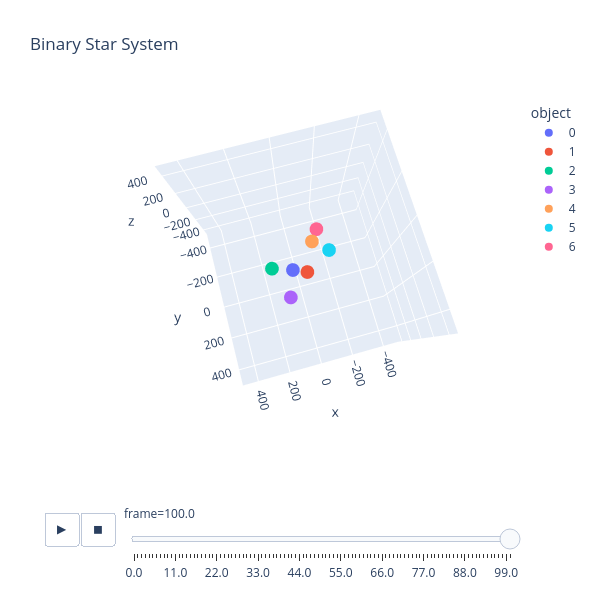

Notebook code for this chart:
### Code cell
N = 7 # Number of objects
G = 1 # Gravitational Constant (set to 1 for simplicity, can be changed to real value if desired)

orbital_plane = np.array([0,0,1])

sm0 = 2500 # Mass of star 1
rsx0 = 25 ; rsy0 = 25 ; rsz0 = 20 #Initial position of star 1
sm1 = 2500 # Mass of star 2
rsx1 = -25 ; rsy1 = -25 ; rsz1 = -10 #Initial position of star 2

m0 = 1 # Mass of planet 1
rx0 = -150 ; ry0 = 50 ; rz0 = -30 #Intitial position of planet 1
m1 = 1 # Mass of planet 2
rx1 = 90 ; ry1 = -120 ; rz1 = 15 #Intitial position of planet 2
m2 = 1 # Mass of planet 3
rx2 = 110 ; ry2 = 90 ; rz2 = -10 #Intitial position of planet 3
m3 = 1 # Mass of planet 4
rx3 = -60 ; ry3 = -170 ; rz3 = 40 #Intitial position of planet 4
m4 = 1 # Mass of planet 5
rx4 = -210 ; ry4 = 130 ; rz4 = 25 #Intitial position of planet 5

R = (rx4**2 + ry4**2 + rz4**2)**(1/2) # Maximum radius for plot

dt = 0.01 # Timestep
Time = 250 # Duration of the simulation
frame_skip = 250 # Number of timesteps between frames
soft_len = 0.1 # Softening Length to prevent singularities in force calculations when objects get very close to each other

frames = [] # Setting the empty frame list
frame_num = 0 # Intializing frame number
t = 0 # Intializing time

# Initializing array with initial conditions
objects = np.zeros([N,10])

objects[0,0] = sm0
objects[0,1:4] = np.array((rsx0, rsy0, rsz0))

objects[1,0] = sm1
objects[1,1:4] = np.array((rsx1, rsy1, rsz1))

objects[2,0] = m0
objects[2,1:4] = np.array((rx0, ry0, rz0))

objects[3,0] = m1
objects[3,1:4] = np.array((rx1, ry1, rz1))

objects[4,0] = m2
objects[4,1:4] = np.array((rx2, ry2, rz2))

objects[5,0] = m3
objects[5,1:4] = np.array((rx3, ry3, rz3))

objects[6,0] = m4
objects[6,1:4] = np.array((rx4, ry4, rz4))

# Finding the center of mass
for n in range(N):
    r_cm = np.array([np.sum(objects[n,1])*objects[n,0], np.sum(objects[n,2])*objects[n,0], np.sum(objects[n,3])*objects[n,0]])/(np.sum(objects[:,0]))

# Calculating the initial momenta according to the equations derived
objects[2:N,4:7] = initial_planet_p(objects, N, r_cm, orbital_plane)

objects[0:2,4:7] = intital_star_p(objects, sm0, sm1, orbital_plane)

vel = np.zeros([N,int(Time/dt)])

while t<Time:
    
    frames, objects[:,4:7] = force_calculation(objects, N, G, soft_len, dt, frame_num)
    
    if frame_num < Time/dt:
        for i in range(N):
            vel[i,int(frame_num)] = (
            (objects[i,4]/objects[i,0])**2 + (objects[i,5]/objects[i,0])**2 + (objects[i,6]/objects[i,0])**2
            )**(1/2)
    
    t += dt
    frame_num += 1

# Converting saved position data into a format that px.scatter_3d can use
df = pd.DataFrame(frames, columns=['x','y','z','object','frame'])

fig = anim_plot(df, R,'Binary Star System')
fig.show()

### Figure 1 — Plotly figure (JSON) as saved in the notebook; plotly's stock layout.template omitted (floating-point values rounded to 4 significant figures)
{"data": [{"hovertemplate": "object=0<br>frame=100.0<br>x=%{x}<br>y=%{y}<br>z=%{z}<extra></extra>", "legendgroup": "0", "marker": {"color": "#636efa", "symbol": "circle"}, "mode": "markers", "name": "0", "scene": "scene", "showlegend": true, "type": "scatter3d", "x": [35.16], "y": [-13.65], "z": [11.37]}, {"hovertemplate": "object=1<br>frame=100.0<br>x=%{x}<br>y=%{y}<br>z=%{z}<extra></extra>", "legendgroup": "1", "marker": {"color": "#EF553B", "symbol": "circle"}, "mode": "markers", "name": "1", "scene": "scene", "showlegend": true, "type": "scatter3d", "x": [-35.33], "y": [14.04], "z": [-1.403]}, {"hovertemplate": "object=2<br>frame=100.0<br>x=%{x}<br>y=%{y}<br>z=%{z}<extra></extra>", "legendgroup": "2", "marker": {"color": "#00cc96", "symbol": "circle"}, "mode": "markers", "name": "2", "scene": "scene", "showlegend": true, "type": "scatter3d", "x": [137.5], "y": [-38.99], "z": [57.84]}, {"hovertemplate": "object=3<br>frame=100.0<br>x=%{x}<br>y=%{y}<br>z=%{z}<extra></extra>", "legendgroup": "3", "marker": {"color": "#ab63fa", "symbol": "circle"}, "mode": "markers", "name": "3", "scene": "scene", "showlegend": true, "type": "scatter3d", "x": [82.7], "y": [121.7], "z": [11.08]}, {"hovertemplate": "object=4<br>frame=100.0<br>x=%{x}<br>y=%{y}<br>z=%{z}<extra></extra>", "legendgroup": "4", "marker": {"color": "#FFA15A", "symbol": "circle"}, "mode": "markers", "name": "4", "scene": "scene", "showlegend": true, "type": "scatter3d", "x": [-100.4], "y": [-132.7], "z": [21.32]}, {"hovertemplate": "object=5<br>frame=100.0<br>x=%{x}<br>y=%{y}<br>z=%{z}<extra></extra>", "legendgroup": "5", "marker": {"color": "#19d3f3", "symbol": "circle"}, "mode": "markers", "name": "5", "scene": "scene", "showlegend": true, "type": "scatter3d", "x": [-174.6], "y": [-65.79], "z": [15.46]}, {"hovertemplate": "object=6<br>frame=100.0<br>x=%{x}<br>y=%{y}<br>z=%{z}<extra></extra>", "legendgroup": "6", "marker": {"color": "#FF6692", "symbol": "circle"}, "mode": "markers", "name": "6", "scene": "scene", "showlegend": true, "type": "scatter3d", "x": [-142.9], "y": [-194.8], "z": [8.01]}], "layout": {"height": 600, "legend": {"title": {"text": "object"}, "tracegroupgap": 0}, "scene": {"aspectmode": "cube", "aspectratio": {"x": 1, "y": 1, "z": 1}, "camera": {"center": {"x": 0, "y": 0, "z": 0}, "eye": {"x": 0.1148, "y": 0.4183, "z": 2.121}, "projection": {"type": "perspective"}, "up": {"x": 0, "y": 0, "z": 1}}, "domain": {"x": [0, 1], "y": [0, 1]}, "xaxis": {"range": [-496.5, 496.5], "title": {"text": "x"}, "type": "linear"}, "yaxis": {"range": [-496.5, 496.5], "title": {"text": "y"}, "type": "linear"}, "zaxis": {"range": [-496.5, 496.5], "title": {"text": "z"}, "type": "linear"}}, "sliders": [{"active": 100, "currentvalue": {"prefix": "frame="}, "len": 0.9, "pad": {"b": 10, "t": 60}, "steps": [{"args": [["0.0"], {"frame": {"duration": 0, "redraw": true}, "fromcurrent": true, "mode": "immediate", "transition": {"duration": 0, "easing": "linear"}}], "label": "0.0", "method": "animate"}, {"args": [["1.0"], {"frame": {"duration": 0, "redraw": true}, "fromcurrent": true, "mode": "immediate", "transition": {"duration": 0, "easing": "linear"}}], "label": "1.0", "method": "animate"}, {"args": [["2.0"], {"frame": {"duration": 0, "redraw": true}, "fromcurrent": true, "mode": "immediate", "transition": {"duration": 0, "easing": "linear"}}], "label": "2.0", "method": "animate"}, {"args": [["3.0"], {"frame": {"duration": 0, "redraw": true}, "fromcurrent": true, "mode": "immediate", "transition": {"duration": 0, "easing": "linear"}}], "label": "3.0", "method": "animate"}, {"args": [["4.0"], {"frame": {"duration": 0, "redraw": true}, "fromcurrent": true, "mode": "immediate", "transition": {"duration": 0, "easing": "linear"}}], "label": "4.0", "method": "animate"}, {"args": [["5.0"], {"frame": {"duration": 0, "redraw": true}, "fromcurrent": true, "mode": "immediate", "transition": {"duration": 0, "easing": "linear"}}], "label": "5.0", "method": "animate"}, {"args": [["6.0"], {"frame": {"duration": 0, "redraw": true}, "fromcurrent": true, "mode": "immediate", "transition": {"duration": 0, "easing": "linear"}}], "label": "6.0", "method": "animate"}, {"args": [["7.0"], {"frame": {"duration": 0, "redraw": true}, "fromcurrent": true, "mode": "immediate", "transition": {"duration": 0, "easing": "linear"}}], "label": "7.0", "method": "animate"}, {"args": [["8.0"], {"frame": {"duration": 0, "redraw": true}, "fromcurrent": true, "mode": "immediate", "transition": {"duration": 0, "easing": "linear"}}], "label": "8.0", "method": "animate"}, {"args": [["9.0"], {"frame": {"duration": 0, "redraw": true}, "fromcurrent": true, "mode": "immediate", "transition": {"duration": 0, "easing": "linear"}}], "label": "9.0", "method": "animate"}, {"args": [["10.0"], {"frame": {"duration": 0, "redraw": true}, "fromcurrent": true, "mode": "immediate", "transition": {"duration": 0, "easing": "linear"}}], "label": "10.0", "method": "animate"}, {"args": [["11.0"], {"frame": {"duration": 0, "redraw": true}, "fromcurrent": true, "mode": "immediate", "transition": {"duration": 0, "easing": "linear"}}], "label": "11.0", "method": "animate"}, {"args": [["12.0"], {"frame": {"duration": 0, "redraw": true}, "fromcurrent": true, "mode": "immediate", "transition": {"duration": 0, "easing": "linear"}}], "label": "12.0", "method": "animate"}, {"args": [["13.0"], {"frame": {"duration": 0, "redraw": true}, "fromcurrent": true, "mode": "immediate", "transition": {"duration": 0, "easing": "linear"}}], "label": "13.0", "method": "animate"}, {"args": [["14.0"], {"frame": {"duration": 0, "redraw": true}, "fromcurrent": true, "mode": "immediate", "transition": {"duration": 0, "easing": "linear"}}], "label": "14.0", "method": "animate"}, {"args": [["15.0"], {"frame": {"duration": 0, "redraw": true}, "fromcurrent": true, "mode": "immediate", "transition": {"duration": 0, "easing": "linear"}}], "label": "15.0", "method": "animate"}, {"args": [["16.0"], {"frame": {"duration": 0, "redraw": true}, "fromcurrent": true, "mode": "immediate", "transition": {"duration": 0, "easing": "linear"}}], "label": "16.0", "method": "animate"}, {"args": [["17.0"], {"frame": {"duration": 0, "redraw": true}, "fromcurrent": true, "mode": "immediate", "transition": {"duration": 0, "easing": "linear"}}], "label": "17.0", "method": "animate"}, {"args": [["18.0"], {"frame": {"duration": 0, "redraw": true}, "fromcurrent": true, "mode": "immediate", "transition": {"duration": 0, "easing": "linear"}}], "label": "18.0", "method": "animate"}, {"args": [["19.0"], {"frame": {"duration": 0, "redraw": true}, "fromcurrent": true, "mode": "immediate", "transition": {"duration": 0, "easing": "linear"}}], "label": "19.0", "method": "animate"}, {"args": [["20.0"], {"frame": {"duration": 0, "redraw": true}, "fromcurrent": true, "mode": "immediate", "transition": {"duration": 0, "easing": "linear"}}], "label": "20.0", "method": "animate"}, {"args": [["21.0"], {"frame": {"duration": 0, "redraw": true}, "fromcurrent": true, "mode": "immediate", "transition": {"duration": 0, "easing": "linear"}}], "label": "21.0", "method": "animate"}, {"args": [["22.0"], {"frame": {"duration": 0, "redraw": true}, "fromcurrent": true, "mode": "immediate", "transition": {"duration": 0, "easing": "linear"}}], "label": "22.0", "method": "animate"}, {"args": [["23.0"], {"frame": {"duration": 0, "redraw": true}, "fromcurrent": true, "mode": "immediate", "transition": {"duration": 0, "easing": "linear"}}], "label": "23.0", "method": "animate"}, {"args": [["24.0"], {"frame": {"duration": 0, "redraw": true}, "fromcurrent": true, "mode": "immediate", "transition": {"duration": 0, "easing": "linear"}}], "label": "24.0", "method": "animate"}, {"args": [["25.0"], {"frame": {"duration": 0, "redraw": true}, "fromcurrent": true, "mode": "immediate", "transition": {"duration": 0, "easing": "linear"}}], "label": "25.0", "method": "animate"}, {"args": [["26.0"], {"frame": {"duration": 0, "redraw": true}, "fromcurrent": true, "mode": "immediate", "transition": {"duration": 0, "easing": "linear"}}], "label": "26.0", "method": "animate"}, {"args": [["27.0"], {"frame": {"duration": 0, "redraw": true}, "fromcurrent": true, "mode": "immediate", "transition": {"duration": 0, "easing": "linear"}}], "label": "27.0", "method": "animate"}, {"args": [["28.0"], {"frame": {"duration": 0, "redraw": true}, "fromcurrent": true, "mode": "immediate", "transition": {"duration": 0, "easing": "linear"}}], "label": "28.0", "method": "animate"}, {"args": [["29.0"], {"frame": {"duration": 0, "redraw": true}, "fromcurrent": true, "mode": "immediate", "transition": {"duration": 0, "easing": "linear"}}], "label": "29.0", "method": "animate"}, {"args": [["30.0"], {"frame": {"duration": 0, "redraw": true}, "fromcurrent": true, "mode": "immediate", "transition": {"duration": 0, "easing": "linear"}}], "label": "30.0", "method": "animate"}, {"args": [["31.0"], {"frame": {"duration": 0, "redraw": true}, "fromcurrent": true, "mode": "immediate", "transition": {"duration": 0, "easing": "linear"}}], "label": "31.0", "method": "animate"}, {"args": [["32.0"], {"frame": {"duration": 0, "redraw": true}, "fromcurrent": true, "mode": "immediate", "transition": {"duration": 0, "easing": "linear"}}], "label": "32.0", "method": "animate"}, {"args": [["33.0"], {"frame": {"duration": 0, "redraw": true}, "fromcurrent": true, "mode": "immediate", "transition": {"duration": 0, "easing": "linear"}}], "label": "33.0", "method": "animate"}, {"args": [["34.0"], {"frame": {"duration": 0, "redraw": true}, "fromcurrent": true, "mode": "immediate", "transition": {"duration": 0, "easing": "linear"}}], "label": "34.0", "method": "animate"}, {"args": [["35.0"], {"frame": {"duration": 0, "redraw": true}, "fromcurrent": true, "mode": "immediate", "transition": {"duration": 0, "easing": "linear"}}], "label": "35.0", "method": "animate"}, {"args": [["36.0"], {"frame": {"duration": 0, "redraw": true}, "fromcurrent": true, "mode": "immediate", "transition": {"duration": 0, "easing": "linear"}}], "label": "36.0", "method": "animate"}, {"args": [["37.0"], {"frame": {"duration": 0, "redraw": true}, "fromcurrent": true, "mode": "immediate", "transition": {"duration": 0, "easing": "linear"}}], "label": "37.0", "method": "animate"}, {"args": [["38.0"], {"frame": {"duration": 0, "redraw": true}, "fromcurrent": true, "mode": "immediate", "transition": {"duration": 0, "easing": "linear"}}], "label": "38.0", "method": "animate"}, {"args": [["39.0"], {"frame": {"duration": 0, "redraw": true}, "fromcurrent": true, "mode": "immediate", "transition": {"duration": 0, "easing": "linear"}}], "label": "39.0", "method": "animate"}, {"args": [["40.0"], {"frame": {"duration": 0, "redraw": true}, "fromcurrent": true, "mode": "immediate", "transition": {"duration": 0, "easing": "linear"}}], "label": "40.0", "method": "animate"}, {"args": [["41.0"], {"frame": {"duration": 0, "redraw": true}, "fromcurrent": true, "mode": "immediate", "transition": {"duration": 0, "easing": "linear"}}], "label": "41.0", "method": "animate"}, {"args": [["42.0"], {"frame": {"duration": 0, "redraw": true}, "fromcurrent": true, "mode": "immediate", "transition": {"duration": 0, "easing": "linear"}}], "label": "42.0", "method": "animate"}, {"args": [["43.0"], {"frame": {"duration": 0, "redraw": true}, "fromcurrent": true, "mode": "immediate", "transition": {"duration": 0, "easing": "linear"}}], "label": "43.0", "method": "animate"}, {"args": [["44.0"], {"frame": {"duration": 0, "redraw": true}, "fromcurrent": true, "mode": "immediate", "transition": {"duration": 0, "easing": "linear"}}], "label": "44.0", "method": "animate"}, {"args": [["45.0"], {"frame": {"duration": 0, "redraw": true}, "fromcurrent": true, "mode": "immediate", "transition": {"duration": 0, "easing": "linear"}}], "label": "45.0", "method": "animate"}, {"args": [["46.0"], {"frame": {"duration": 0, "redraw": true}, "fromcurrent": true, "mode": "immediate", "transition": {"duration": 0, "easing": "linear"}}], "label": "46.0", "method": "animate"}, {"args": [["47.0"], {"frame": {"duration": 0, "redraw": true}, "fromcurrent": true, "mode": "immediate", "transition": {"duration": 0, "easing": "linear"}}], "label": "47.0", "method": "animate"}, {"args": [["48.0"], {"frame": {"duration": 0, "redraw": true}, "fromcurrent": true, "mode": "immediate", "transition": {"duration": 0, "easing": "linear"}}], "label": "48.0", "method": "animate"}, {"args": [["49.0"], {"frame": {"duration": 0, "redraw": true}, "fromcurrent": true, "mode": "immediate", "transition": {"duration": 0, "easing": "linear"}}], "label": "49.0", "method": "animate"}, {"args": [["50.0"], {"frame": {"duration": 0, "redraw": true}, "fromcurrent": true, "mode": "immediate", "transition": {"duration": 0, "easing": "linear"}}], "label": "50.0", "method": "animate"}, {"args": [["51.0"], {"frame": {"duration": 0, "redraw": true}, "fromcurrent": true, "mode": "immediate", "transition": {"duration": 0, "easing": "linear"}}], "label": "51.0", "method": "animate"}, {"args": [["52.0"], {"frame": {"duration": 0, "redraw": true}, "fromcurrent": true, "mode": "immediate", "transition": {"duration": 0, "easing": "linear"}}], "label": "52.0", "method": "animate"}, {"args": [["53.0"], {"frame": {"duration": 0, "redraw": true}, "fromcurrent": true, "mode": "immediate", "transition": {"duration": 0, "easing": "linear"}}], "label": "53.0", "method": "animate"}, {"args": [["54.0"], {"frame": {"duration": 0, "redraw": true}, "fromcurrent": true, "mode": "immediate", "transition": {"duration": 0, "easing": "linear"}}], "label": "54.0", "method": "animate"}, {"args": [["55.0"], {"frame": {"duration": 0, "redraw": true}, "fromcurrent": true, "mode": "immediate", "transition": {"duration": 0, "easing": "linear"}}], "label": "55.0", "method": "animate"}, {"args": [["56.0"], {"frame": {"duration": 0, "redraw": true}, "fromcurrent": true, "mode": "immediate", "transition": {"duration": 0, "easing": "linear"}}], "label": "56.0", "method": "animate"}, {"args": [["57.0"], {"frame": {"duration": 0, "redraw": true}, "fromcurrent": true, "mode": "immediate", "transition": {"duration": 0, "easing": "linear"}}], "label": "57.0", "method": "animate"}, {"args": [["58.0"], {"frame": {"duration": 0, "redraw": true}, "fromcurrent": true, "mode": "immediate", "transition": {"duration": 0, "easing": "linear"}}], "label": "58.0", "method": "animate"}, {"args": [["59.0"], {"frame": {"duration": 0, "redraw": true}, "fromcurrent": true, "mode": "immediate", "transition": {"duration": 0, "easing": "linear"}}], "label": "59.0", "method": "animate"}, {"args": [["60.0"], {"frame": {"duration": 0, "redraw": true}, "fromcurrent": true, "mode": "immediate", "transition": {"duration": 0, "easing": "linear"}}], "label": "60.0", "method": "animate"}, {"args": [["61.0"], {"frame": {"duration": 0, "redraw": true}, "fromcurrent": true, "mode": "immediate", "transition": {"duration": 0, "easing": "linear"}}], "label": "61.0", "method": "animate"}, {"args": [["62.0"], {"frame": {"duration": 0, "redraw": true}, "fromcurrent": true, "mode": "immediate", "transition": {"duration": 0, "easing": "linear"}}], "label": "62.0", "method": "animate"}, {"args": [["63.0"], {"frame": {"duration": 0, "redraw": true}, "fromcurrent": true, "mode": "immediate", "transition": {"duration": 0, "easing": "linear"}}], "label": "63.0", "method": "animate"}, {"args": [["64.0"], {"frame": {"duration": 0, "redraw": true}, "fromcurrent": true, "mode": "immediate", "transition": {"duration": 0, "easing": "linear"}}], "label": "64.0", "method": "animate"}, {"args": [["65.0"], {"frame": {"duration": 0, "redraw": true}, "fromcurrent": true, "mode": "immediate", "transition": {"duration": 0, "easing": "linear"}}], "label": "65.0", "method": "animate"}, {"args": [["66.0"], {"frame": {"duration": 0, "redraw": true}, "fromcurrent": true, "mode": "immediate", "transition": {"duration": 0, "easing": "linear"}}], "label": "66.0", "method": "animate"}, {"args": [["67.0"], {"frame": {"duration": 0, "redraw": true}, "fromcurrent": true, "mode": "immediate", "transition": {"duration": 0, "easing": "linear"}}], "label": "67.0", "method": "animate"}, {"args": [["68.0"], {"frame": {"duration": 0, "redraw": true}, "fromcurrent": true, "mode": "immediate", "transition": {"duration": 0, "easing": "linear"}}], "label": "68.0", "method": "animate"}, {"args": [["69.0"], {"frame": {"duration": 0, "redraw": true}, "fromcurrent": true, "mode": "immediate", "transition": {"duration": 0, "easing": "linear"}}], "label": "69.0", "method": "animate"}, {"args": [["70.0"], {"frame": {"duration": 0, "redraw": true}, "fromcurrent": true, "mode": "immediate", "transition": {"duration": 0, "easing": "linear"}}], "label": "70.0", "method": "animate"}, {"args": [["71.0"], {"frame": {"duration": 0, "redraw": true}, "fromcurrent": true, "mode": "immediate", "transition": {"duration": 0, "easing": "linear"}}], "label": "71.0", "method": "animate"}, {"args": [["72.0"], {"frame": {"duration": 0, "redraw": true}, "fromcurrent": true, "mode": "immediate", "transition": {"duration": 0, "easing": "linear"}}], "label": "72.0", "method": "animate"}, {"args": [["73.0"], {"frame": {"duration": 0, "redraw": true}, "fromcurrent": true, "mode": "immediate", "transition": {"duration": 0, "easing": "linear"}}], "label": "73.0", "method": "animate"}, {"args": [["74.0"], {"frame": {"duration": 0, "redraw": true}, "fromcurrent": true, "mode": "immediate", "transition": {"duration": 0, "easing": "linear"}}], "label": "74.0", "method": "animate"}, {"args": [["75.0"], {"frame": {"duration": 0, "redraw": true}, "fromcurrent": true, "mode": "immediate", "transition": {"duration": 0, "easing": "linear"}}], "label": "75.0", "method": "animate"}, {"args": [["76.0"], {"frame": {"duration": 0, "redraw": true}, "fromcurrent": true, "mode": "immediate", "transition": {"duration": 0, "easing": "linear"}}], "label": "76.0", "method": "animate"}, {"args": [["77.0"], {"frame": {"duration": 0, "redraw": true}, "fromcurrent": true, "mode": "immediate", "transition": {"duration": 0, "easing": "linear"}}], "label": "77.0", "method": "animate"}, {"args": [["78.0"], {"frame": {"duration": 0, "redraw": true}, "fromcurrent": true, "mode": "immediate", "transition": {"duration": 0, "easing": "linear"}}], "label": "78.0", "method": "animate"}, {"args": [["79.0"], {"frame": {"duration": 0, "redraw": true}, "fromcurrent": true, "mode": "immediate", "transition": {"duration": 0, "easing": "linear"}}], "label": "79.0", "method": "animate"}, {"args": [["80.0"], {"frame": {"duration": 0, "redraw": true}, "fromcurrent": true, "mode": "immediate", "transition": {"duration": 0, "easing": "linear"}}], "label": "80.0", "method": "animate"}, {"args": [["81.0"], {"frame": {"duration": 0, "redraw": true}, "fromcurrent": true, "mode": "immediate", "transition": {"duration": 0, "easing": "linear"}}], "label": "81.0", "method": "animate"}, {"args": [["82.0"], {"frame": {"duration": 0, "redraw": true}, "fromcurrent": true, "mode": "immediate", "transition": {"duration": 0, "easing": "linear"}}], "label": "82.0", "method": "animate"}, {"args": [["83.0"], {"frame": {"duration": 0, "redraw": true}, "fromcurrent": true, "mode": "immediate", "transition": {"duration": 0, "easing": "linear"}}], "label": "83.0", "method": "animate"}, {"args": [["84.0"], {"frame": {"duration": 0, "redraw": true}, "fromcurrent": true, "mode": "immediate", "transition": {"duration": 0, "easing": "linear"}}], "label": "84.0", "method": "animate"}, {"args": [["85.0"], {"frame": {"duration": 0, "redraw": true}, "fromcurrent": true, "mode": "immediate", "transition": {"duration": 0, "easing": "linear"}}], "label": "85.0", "method": "animate"}, {"args": [["86.0"], {"frame": {"duration": 0, "redraw": true}, "fromcurrent": true, "mode": "immediate", "transition": {"duration": 0, "easing": "linear"}}], "label": "86.0", "method": "animate"}, {"args": [["87.0"], {"frame": {"duration": 0, "redraw": true}, "fromcurrent": true, "mode": "immediate", "transition": {"duration": 0, "easing": "linear"}}], "label": "87.0", "method": "animate"}, {"args": [["88.0"], {"frame": {"duration": 0, "redraw": true}, "fromcurrent": true, "mode": "immediate", "transition": {"duration": 0, "easing": "linear"}}], "label": "88.0", "method": "animate"}, {"args": [["89.0"], {"frame": {"duration": 0, "redraw": true}, "fromcurrent": true, "mode": "immediate", "transition": {"duration": 0, "easing": "linear"}}], "label": "89.0", "method": "animate"}, {"args": [["90.0"], {"frame": {"duration": 0, "redraw": true}, "fromcurrent": true, "mode": "immediate", "transition": {"duration": 0, "easing": "linear"}}], "label": "90.0", "method": "animate"}, {"args": [["91.0"], {"frame": {"duration": 0, "redraw": true}, "fromcurrent": true, "mode": "immediate", "transition": {"duration": 0, "easing": "linear"}}], "label": "91.0", "method": "animate"}, {"args": [["92.0"], {"frame": {"duration": 0, "redraw": true}, "fromcurrent": true, "mode": "immediate", "transition": {"duration": 0, "easing": "linear"}}], "label": "92.0", "method": "animate"}, {"args": [["93.0"], {"frame": {"duration": 0, "redraw": true}, "fromcurrent": true, "mode": "immediate", "transition": {"duration": 0, "easing": "linear"}}], "label": "93.0", "method": "animate"}, {"args": [["94.0"], {"frame": {"duration": 0, "redraw": true}, "fromcurrent": true, "mode": "immediate", "transition": {"duration": 0, "easing": "linear"}}], "label": "94.0", "method": "animate"}, {"args": [["95.0"], {"frame": {"duration": 0, "redraw": true}, "fromcurrent": true, "mode": "immediate", "transition": {"duration": 0, "easing": "linear"}}], "label": "95.0", "method": "animate"}, {"args": [["96.0"], {"frame": {"duration": 0, "redraw": true}, "fromcurrent": true, "mode": "immediate", "transition": {"duration": 0, "easing": "linear"}}], "label": "96.0", "method": "animate"}, {"args": [["97.0"], {"frame": {"duration": 0, "redraw": true}, "fromcurrent": true, "mode": "immediate", "transition": {"duration": 0, "easing": "linear"}}], "label": "97.0", "method": "animate"}, {"args": [["98.0"], {"frame": {"duration": 0, "redraw": true}, "fromcurrent": true, "mode": "immediate", "transition": {"duration": 0, "easing": "linear"}}], "label": "98.0", "method": "animate"}, {"args": [["99.0"], {"frame": {"duration": 0, "redraw": true}, "fromcurrent": true, "mode": "immediate", "transition": {"duration": 0, "easing": "linear"}}], "label": "99.0", "method": "animate"}, {"args": [["100.0"], {"frame": {"duration": 0, "redraw": true}, "fromcurrent": true, "mode": "immediate", "transition": {"duration": 0, "easing": "linear"}}], "label": "100.0", "method": "animate"}], "x": 0.1, "xanchor": "left", "y": 0, "yanchor": "top"}], "title": {"text": "Binary Star System"}, "updatemenus": [{"active": 0, "buttons": [{"args": [null, {"frame": {"duration": 10, "redraw": true}, "fromcurrent": true, "mode": "immediate", "transition": {"duration": 1, "easing": "linear"}}], "label": "&#9654;", "method": "animate"}, {"args": [[null], {"frame": {"duration": 0, "redraw": true}, "fromcurrent": true, "mode": "immediate", "transition": {"duration": 0, "easing": "linear"}}], "label": "&#9724;", "method": "animate"}], "direction": "left", "pad": {"r": 10, "t": 70}, "showactive": false, "type": "buttons", "x": 0.1, "xanchor": "right", "y": 0, "yanchor": "top"}], "width": 600}}
